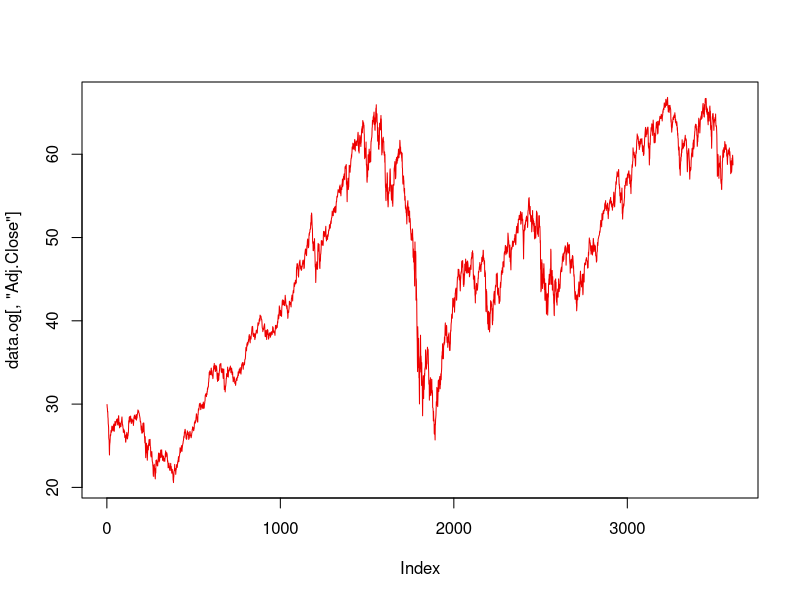
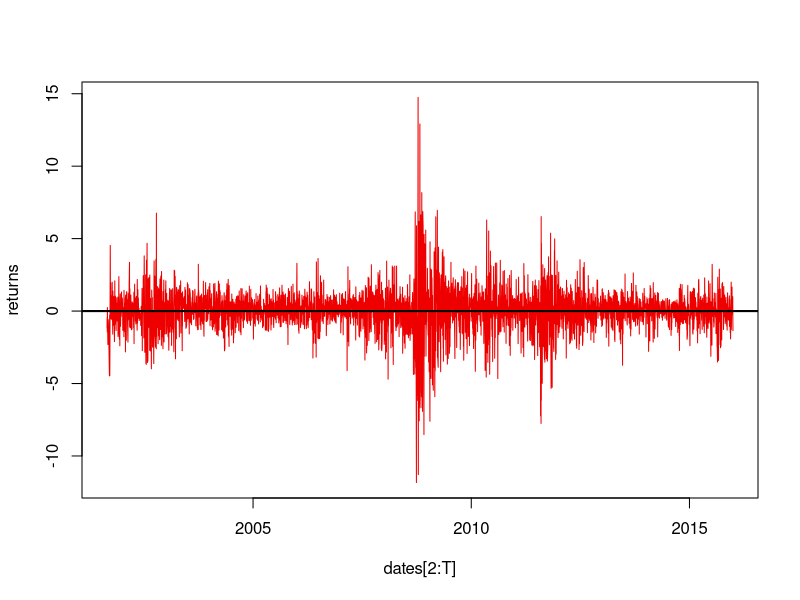
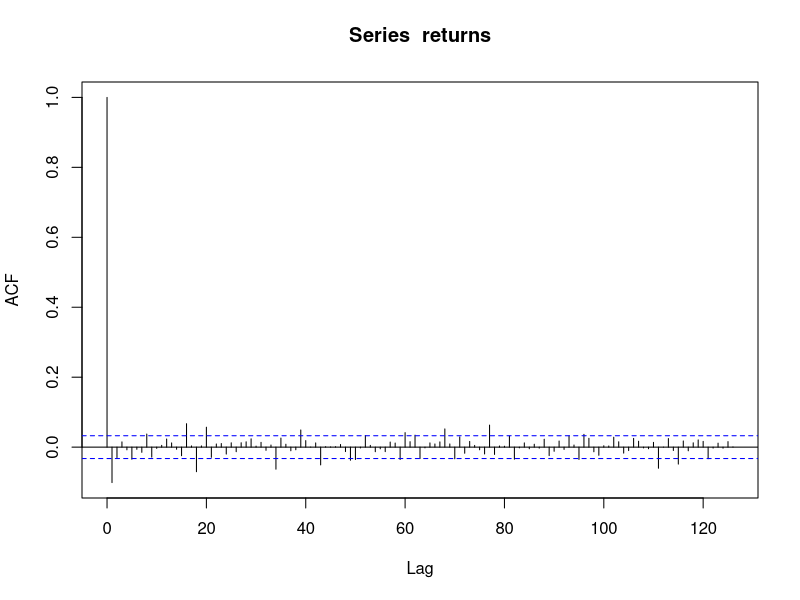
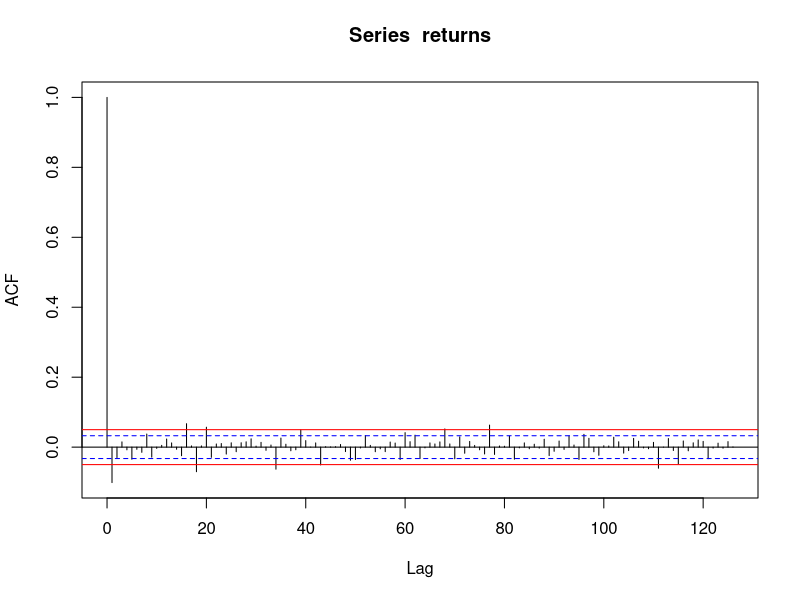

Here is the R script that generated these plots, in order:
if (!require('tseries')) install.packages('tseries')
library(tseries)
library(fBasics)

setwd('~/Box\ Sync/abarciausksas/myfiles/Financial\ Econometrics/problemsets')
data.og <- read.csv('EFA.csv')
T <- nrow(data.og)

data.og <- data.og[seq(T,1,-1),]
plot(data.og[,'Adj.Close'], type = 'l', col = 'red2')

# construct returns dates
dates <- as.Date(as.character( data.og[,'Date'] ) , '%Y-%m-%d')

# construct prices
price <- data.og[,'Adj.Close']

returns <- diff(log( price ))*100
plot(dates[2:T], returns, col='red2', type = 'l')
abline(h=0 , lwd=2)

# pack dates and returns in a data.og frame and write it to disk
data.returns <- cbind.data.frame(dates[2:T], returns)
colnames(data.returns) <- c('date','returns')
write.table(data.returns,'EFA-returns.csv', sep=' ', row.names=FALSE, col.names=FALSE)

# Carry out an ADF test to assess the evidence of nonstationarity
#
(res <- adf.test(data.returns[,'returns']))
# Dickey-Fuller 
# Q1. -14.72578
# Q2. Yes, we reject the null of nonstationarity

(returns.mean <- mean(returns))
# Q3. 0.019
(returns.var <- var(returns))
# Q4. 2.098
(returns.skewness <- mean(((returns - returns.mean)^3)/(sd(returns)^3)))
# same as skewness(returns)
# Q5. -0.05799767
# Q6. Negatively skewed
(returns.kurtosis <- mean(((returns - returns.mean)^4)/(sd(returns)^4)))
# Q7. 13.622
# library(kurtosis)
# (nearly) the same as kurtosis(returns) => 13.629
# Q8. fat-tailed

(max(returns))
# Q9. 14.74508
(min(returns))
# Q9. -11.83689

(sum(abs(returns)>5)/length(returns))*100
# Q10. 1.220

jb <- jarque.bera.test(returns)
jb$statistic
# Q11. 16986.69
jb$p.value
# Q12. 0
# Q13. yes

# Annualized Volatility
# Ques: Am I doing this right?
(sd(returns)*sqrt(252))
# Q14. 22.99501
data.2007 <- subset(data.returns, date > as.Date('2006-12-31') & date < as.Date('2008-01-01'))
(sd(data.2007[,'returns'])*sqrt(252))
# Q15. 18.372

data.2009 <- subset(data.returns, date > as.Date('2008-12-31') & date < as.Date('2010-01-01'))
(sd(data.2009[,'returns'])*sqrt(252))
# Q16. 31.725

data.2014 <- subset(data.returns, date > as.Date('2013-12-31') & date < as.Date('2015-01-01'))
(sd(data.2014[,'returns'])*sqrt(252))
# Q17. 12.394

acf <- acf(returns, lag.max = 126)
acf$acf[2:6] # removing first lag as the 0th lag
# Q18. -0.101393185 -0.029881711  0.014998492 -0.007695878 -0.034587553

zero.confidence.threshold <- 1.96 * 1/sqrt(length(returns))
sum(abs(acf$acf)>zero.confidence.threshold)-1
# Q19. 25

plot(acf)
abline(h=0.05, col='red')
abline(h=-0.05, col='red')

# Subtracting 1 as the 0th lag
sum(abs(acf$acf)>0.05)-1
# Q20. 9 

# Q19(2). Short the asset and long the market because change in returns is negative
